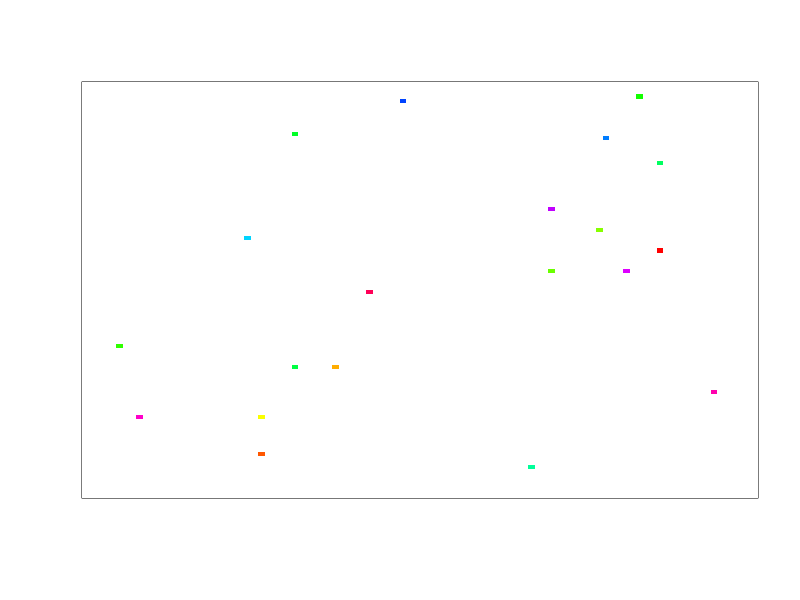

The R script that drew this image: (Note: this script raises an error after producing the figure.)
library('parallel')
library('plyr')
#suppressMessages(library("sna"))
dim <- 100
seeds = 20
num <-  dim^2
mxd = (num/seeds)	
freqrep = 3
probns = 1
rl = rainbow(seeds+round(dim/freqrep))
rl = sample(rl)
print(rl)
paso <- function(pos)
{
    fila <- floor((pos - 1) / dim) + 1
    columna <- ((pos - 1) %% dim) + 1
    rs = actual[fila,columna]    
    if(rs==0)
    {
        vecindad <-  actual[max(fila - 1, 1) : min(fila + 1, dim),
                        max(columna - 1, 1): min(columna + 1, dim)]
    	#sel = vecindad[vecindad>0]
	sel =  vecindad[!duplicated(vecindad)]
    	if(length(sel)>0)
    	{
	    selv = sum(seq(1/(length(sel)+1),1,1/(length(sel)+1)) >runif(1))
	    if(selv>0 && selv<=length(sel))
	    {
		rs = sel[selv]
	    }
	    else
	    {
	        rs = 0
	    }
    	}
    }
    return(rs)
}

rotate = function(x) t(apply(x, 2, rev))


vs = data.frame()
actual <- matrix(rep(0,num), nrow=dim, ncol=dim)
seedl = sample(1:num, seeds)
sv = 0
for(s in seedl)
{
    sv = sv + 1
#    fil = floor((s - 1) / dim) + 1
#    col = ((s - 1) %% dim) + 1
    actual[s] = sv
#    vs = rbind(vs,c(sv,c(fil,col)))
}
#print(actual)

png("pb2_t0.png")
#plot.sociomatrix(actual, diaglab=FALSE, main="Inicio",col=rainbow(seeds))
image(rotate(actual), col=c("#FFFFFFFF",rl[1:seeds]), xaxt='n', yaxt='n')
graphics.off()
 
cluster <- makeCluster(detectCores() - 1)
clusterExport(cluster, "dim")
clusterExport(cluster, "paso")
clusterExport(cluster, "duplicated")
 
for (iteracion in 1:mxd) {

    if(iteracion%%freqrep==0 && runif(1) < probns)
    {
	zl = which(actual==0)
	ns = sample(zl,1)
	#print(zl)
	seeds = seeds +1
	#rl = rbind(rl, rainbow(seeds)[1])
	actual[ns] = seeds
    }


    clusterExport(cluster, "actual")
    siguiente <- parSapply(cluster, 1:num, paso)    
    actual <- matrix(siguiente, nrow=dim, ncol=dim, byrow=TRUE)
    #print(actual)
    salida = paste("pb2_t", iteracion, ".png", sep="")
    tiempo = paste("Paso", iteracion)
    if (all(siguiente>0)) { # todos murieron
        print("Ya no queda nadie vivo.")
	png(salida)
	#plot.sociomatrix(actual, diaglab=FALSE, main=tiempo)
	image(rotate(actual), col=rl[1:seeds], xaxt='n', yaxt='n')
	graphics.off()
        break;
    }
    png(salida)
    #plot.sociomatrix(actual, diaglab=FALSE, main=tiempo)
    image(rotate(actual), col=c("#FFFFFFFF",rl[1:seeds]), xaxt='n', yaxt='n')
    graphics.off()
}
#edg = actual[!duplicated(actual[1,])]
#edg =c(edg, actual[!duplicated(actual[dim,])])
#edg =c(edg, actual[!duplicated(actual[,1])])
#edg =c(edg, actual[!duplicated(actual[,dim])])
#edg = edg[!duplicated(edg)]

vcr = count(as.vector(actual))
vc = vcr$freq
names(vc) = vcr$x


#edgl = vc[!edg]
#names(edgl) = vcr$x[!edg]

png("DistribucionTamanios.png" )
barplot(vc, ylim=c(0,((num/seeds)*seeds**0.5)), col=rl, main="Distribuciones de Tamaños" )
graphics.off()
#png("DistribucionTamaniosNO.png" )
#barplot(edg, ylim=c(0,((num/seeds)*seeds**0.5)), main="Distribuciones de Tamaños SO" )
#graphics.off()

stopCluster(cluster)